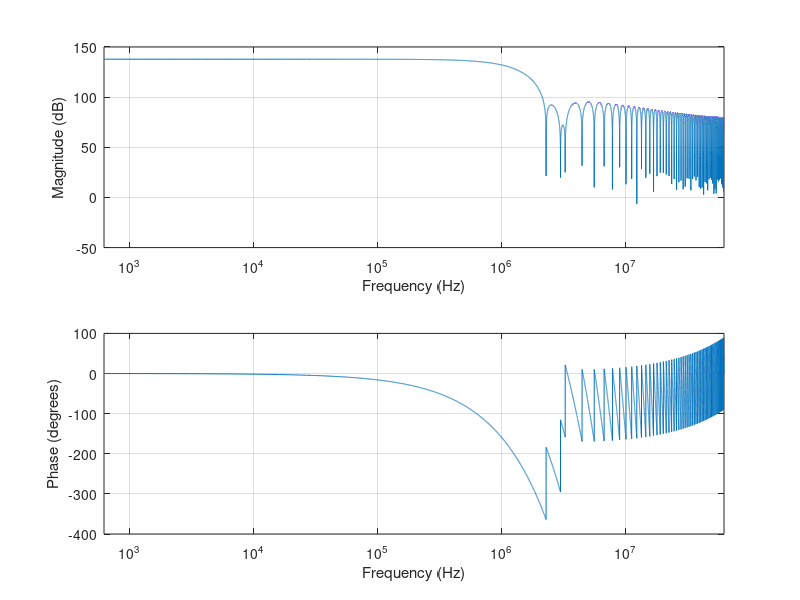
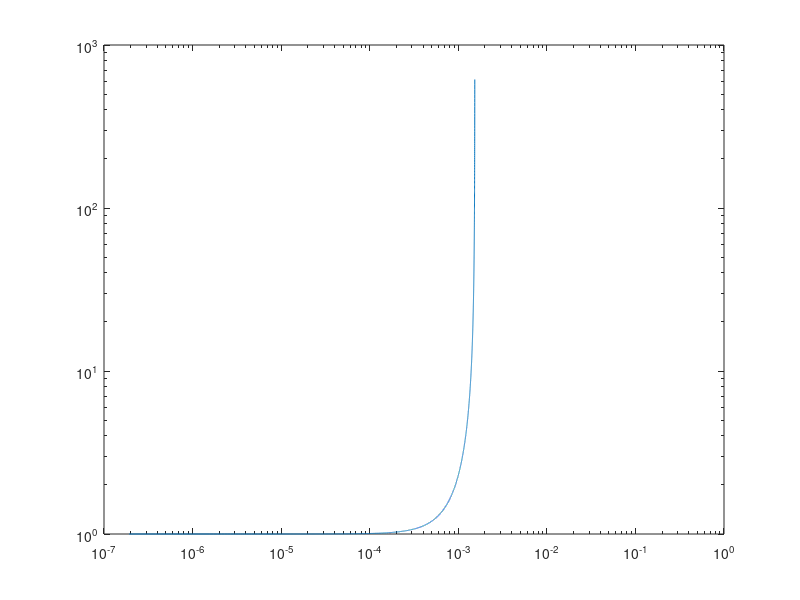

These figures' MATLAB source, in order:
clear all;close all;clc;

R = 650; % decimation factor
M = 1; % differential delay for cic
N = 1; % number of cic stages
B = 18; % comp coeff filter width
Fs = 125e6; % Sampling freq in Hz
Fc = 192e3; % pass band edge in Hz

L = 110; % comp filter length
Fo = R * Fc / Fs; % normalized cutoff frequency
             
p = 2e3;                        % granularity;
s = 0.25/p;                     % step size;
fp = [0:s:Fo];                  % pass band frequency samples;
fs = (Fo+s):s:1;                % stop band frequency samples;
f = [fp fs];                    % normalized frequenzy samples; 0<=f<=1
Mp = ones(1,length(fp));        % pass band response; Mp(1) = 1
Mp(2:end) = abs( M*R*sin(pi*fp(2:end)/R)./sin(pi*M*fp(2:end))).^N;
fx = f./R;
fr = [fx fx(end)+s:s:1];
fr(end) = 1;
Mf = [Mp zeros(1,length(fr)-length(Mp))];
h = fir2(L,fr,Mf);
h = h/max(h);                   % floating point coefficients
hz = round(h*power(2,B-1)-1);   % fixed point coefficients;

B_cic = ones(1, R*M);
for n = 2:N
    B_cic = conv(B_cic, B_cic);
end
A_cic = [1 zeros(1, length(B_cic) - 1)];

figure;
freqz(hz, 1, 1e5, Fs);
ax = findall(gcf, 'Type', 'axes');
set(ax, 'XScale', 'log');

figure;
loglog(fr, Mf);

B_tot = conv(B_cic, hz);



% figure;
% freqz(B_cic, A_cic, 1e5, Fs);
% ax = findall(gcf, 'Type', 'axes');
% set(ax, 'XScale', 'log')
% 
% figure;
% ax = findall(gcf, 'Type', 'axes');
% set(ax, 'XScale', 'log')
% freqz(hz, 1, 1e5, Fc);

% options = simset('SrcWorkspace', 'current');

% sim('filterChain',[],options);

% sim('cicFilterGen',[],options);

% sim('cicFilterManual',[],options);